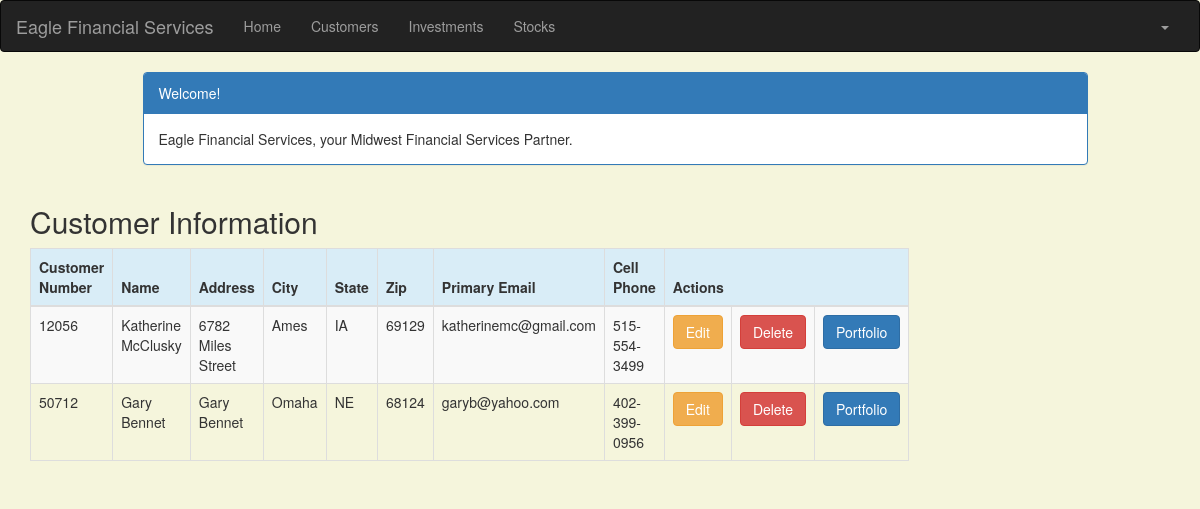
The page /customer/ (signed in) on the database its author committed.
### portfolio/models.py (models this page shows, shortened)
class Customer(models.Model):
    name = models.CharField(max_length=50)
    address = models.CharField(max_length=200)
    cust_number = models.IntegerField(blank=False, null=False)
    city = models.CharField(max_length=50)
    state = models.CharField(max_length=50)
    zipcode = models.CharField(max_length=10)
    email = models.EmailField(max_length=200)
    cell_phone = models.CharField(max_length=50)
    created_date = models.DateTimeField(
        default=timezone.now)
    updated_date = models.DateTimeField(auto_now_add=True)

### portfolio/views.py (the view)
# urls.py: url(r'^customer/$', views.customer_list, name='customer_list'),
@login_required
def customer_list(request):
   customer = Customer.objects.filter(created_date__lte=timezone.now())
   return render(request, 'portfolio/customer_list.html',
                 {'customers': customer})

### portfolio/templates/portfolio/customer_list.html (shortened to what this page needs)
{% extends 'portfolio/base.html' %}
{% block content %}
    <!DOCTYPE html>
    <html>
    <head>
        <link rel="stylesheet" href="https://maxcdn.bootstrapcdn.com/bootstrap/3.3.4/css/bootstrap.min.css">
    </head>
    <body>
    <div class="container">
        <div class="row">
            <div class="col-md-10 col-md-offset-1">
                <div class="panel panel-primary">
                    <div class="panel-heading">Welcome!</div>
                    <div class="panel-body">
                        Eagle Financial Services, your Midwest Financial Services Partner.
                    </div>
                </div>
            </div>
        </div>
    </div>
    <div class="row">
        <h2 style="padding-left: 15Px">Customer Information</h2>
    </div>
    <div>
        <table class="table table-striped table-bordered table-hover">
            <thead>
            <tr class="bg-info">
                <th>Customer Number</th>
                <th>Name</th>
                <th>Address</th>
                <th>City</th>
                <th>State</th>
                <th>Zip</th>
                <th>Primary Email</th>
                <th>Cell Phone</th>
                <th colspan="3">Actions</th>
            </tr>
            </thead>
            <tbody>
            {% for customer in customers %}
                <tr>
                    <td>{{ customer.cust_number }}</td>
                    <td>{{ customer.name }}</td>
                    <td>{{ customer.address }}</td>
                    <td>{{ customer.city }}</td>
                    <td>{{ customer.state }}</td>
                    <td>{{ customer.zipcode }}</td>
                    <td>{{ customer.email }}</td>
                    <td>{{ customer.cell_phone }}</td>
                    <td><a href="{% url 'portfolio:customer_edit' pk=customer.pk %}" class="btn btn-warning">Edit</a>
                    <td><a href="{% url 'portfolio:customer_delete' pk=customer.pk %}"
                           onclick="return confirm('Are you sure you want to delete?')"
                           class="btn btn-danger">Delete</a>
                    </td>
                    <td><a href="{% url 'portfolio:portfolio' pk=customer.pk %}"
                           class="btn btn-primary">Portfolio</a>
                    </td>
                </tr>
            {% endfor %}
            </tbody>
        </table>
    </div>
    </body>
    </html>
{% endblock %}

### portfolio/templates/portfolio/customer_list.html (style rules this page uses)
body { background-color: beige; }

### rows shown on the page
Customer: cust_number "12056", name "Katherine McClusky", address "6782 Miles Street", city "Ames", state "IA", zipcode "69129", email "katherinemc@gmail.com", cell_phone "515-554-3499"
Customer: cust_number "50712", name "Gary Bennet", address "Gary Bennet", city "Omaha", state "NE", zipcode "68124", email "garyb@yahoo.com", cell_phone "402-399-0956"
